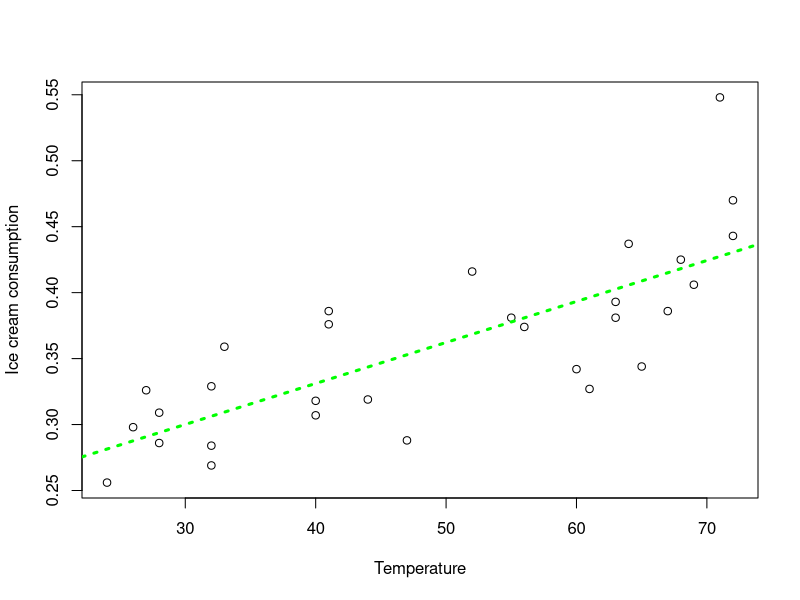
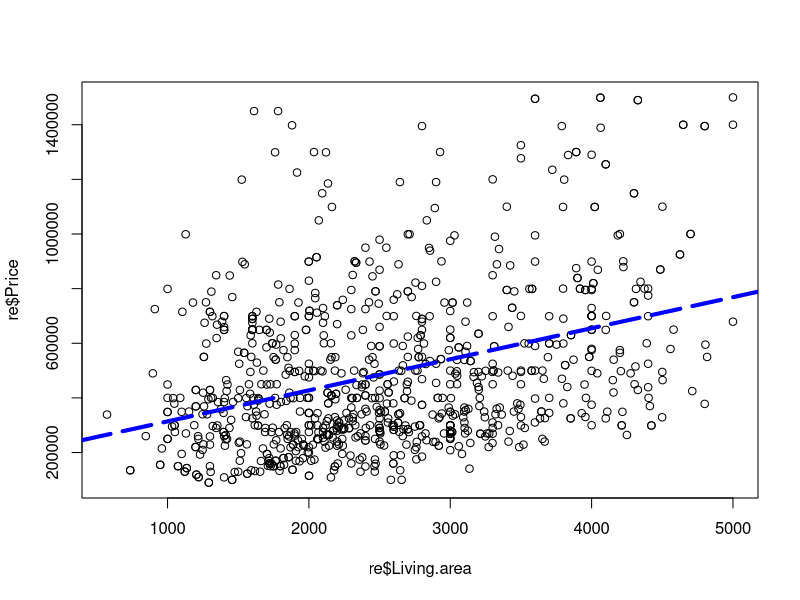
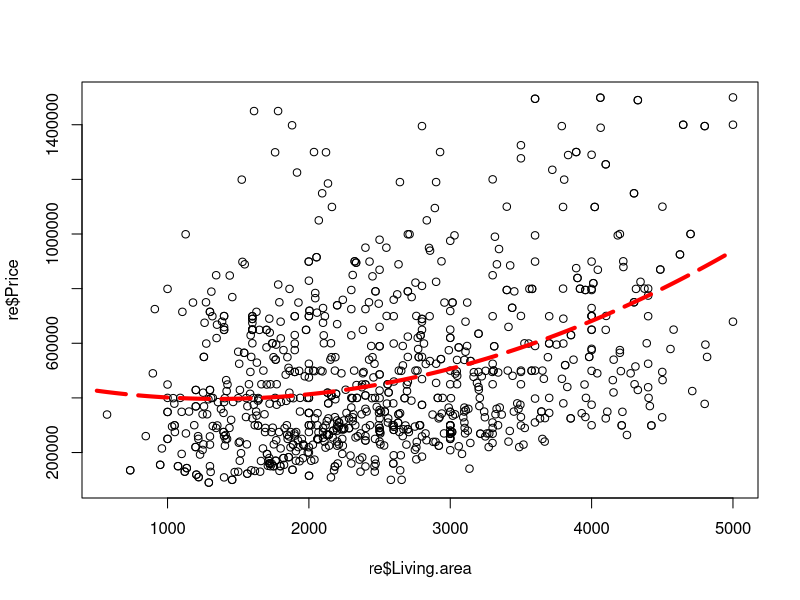
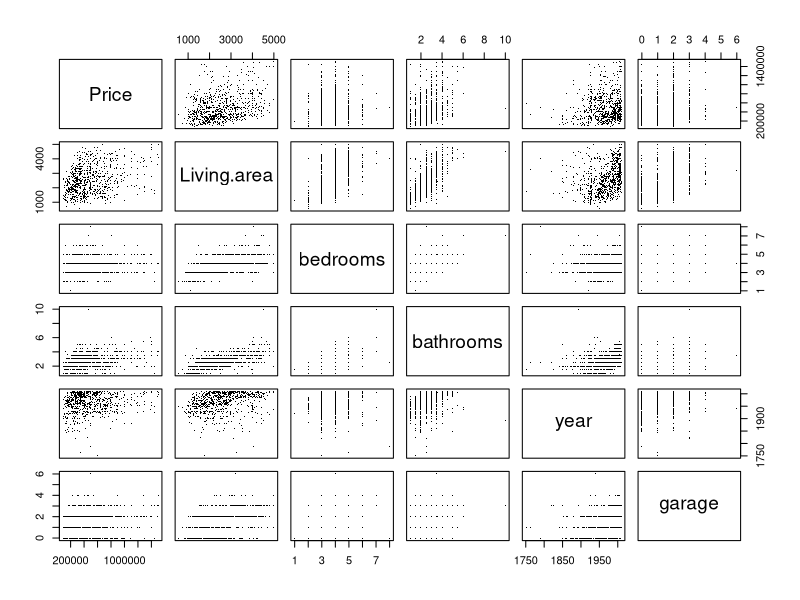

R code for these plots, in order:
# We read in ice cream data
Icecream = read.csv("icecream.csv") 

# We can now look at the summarized information about the data frame
summary(Icecream)

# We can also run the regression and store the properties in a data frame
# using this nwe syntax: 
icecream.lm = lm(cons ~ temp, data=Icecream)

# Then we can view the model in the data frame using the summary command:
summary(icecream.lm)

# We can see the coefficients as a vector
# For the sample
coef(icecream.lm)  

# Or we can see the confidence interval estimate for the intercept and slope:
# For the population
confint(icecream.lm)

# The we can create a simple plot of ice cream consumption versus 
# temperature
plot(Icecream$temp, Icecream$cons,
     xlab="Temperature", ylab="Ice cream consumption")

# and use the coefficients as an argument to the abline function
# to place the model onto the plot
abline(coef(icecream.lm), col="green", lwd=3, lty=3) 

# Now let us predict the ice cream sales when temperature is 50 degrees
# Since we want to be able to use this over and over again with different
# degrees, we are going to crate a new variable to store the input in
new.obs = data.frame(temp=80)

# Now we can call the variable called 'new.obs' and use it to predict the
# ice cream sale regardless of what what value it has:

# First we can do a simple point predicton of sales 
# 0.36223 pints of ice cream per person
predict(icecream.lm, newdata=new.obs) 

# We can also predict sales with a 95% confidence interval
# "i'm 95% sure that we will at least sell .3623 pints per person
# and at most we will sell 0.5485 pints per person"
predict(icecream.lm, newdata=new.obs, interval="predict") 

# To get started, we download the Real_Estate_sample.cvs
# file and load it into a data frame we call 're'
re = read.csv("Real_Estate_Sample.csv")
head(re)

# Then we can create a linear model between price and
# living area 
HouseSizeModel = lm(Price ~ Living.area, data=re)

# And we can look at the relationship between living 
# area and price and plot the model on this graph
plot(re$Living.area, re$Price)
abline(coef(HouseSizeModel), col="blue", lwd=4, lty=5)

# We can also see the model and/or coefficients:
summary(HouseSizeModel)
coef(HouseSizeModel)

# Now we re-run the model with a new quadratic formula
# to see if the relationship in non-linear
HouseSizeModel2 = lm(Price ~ Living.area+ I(Living.area^2), data=re)

# after looking at the summary, we want to throw away the Living.area
# variable and accept the I(Living.area^2) variable instead
summary(HouseSizeModel2)

# We can also graph the data and the predictive price for
# houses between 500 and 5000 square feet
plot(re$Living.area, re$Price)
new.obs = data.frame(Living.area=500:5000)
lines(500:5000, predict(HouseSizeModel2, newdata = new.obs), col="red", lwd=4, lty=5)

# ----------------------------------------------------
#############  MULTIPLE REGRESSION #################

# Let us work with a new set of data. Download the file called 
# Real_Estate_Sample.csv to your project folder and read in the file
# to a new data frame we will call 're'
re = read.csv("Real_Estate_Sample.csv")

# Now, lets look at the summary data
summary(re) 

# We will also look at the relationships in the data set with 
# the 'pairs() command that we covered before:
pairs(re, pch='.')  

# Now we can try crating a new regression model to predict the house price 
# based on all the other variables and see if they are good predictors
re.lm = lm(Price ~ Living.area + bedrooms + bathrooms + year + garage, data=re)
summary(re.lm)

# Now we have removed the ‘poor’ predictors that had 
# p values over 0.05 (we are building at a 95% confidence level). 
# So we removed the vairables ‘year’ and garage’ from the regression model.
re.lm = lm(Price ~ Living.area + bedrooms + bathrooms, data=re)

# Bedrooms estimate being a negative value is a sign of colinearity in the data
summary(re.lm)

# Now we want to look at the correlation between Price and # of Bedrooms 
# with negative estimated coefficient - just to check
cor(re$bedrooms, re$Price)

# Positive correlated items should not have a negative coefficient

# confidence intervals for coefficients
confint(re.lm)

# Lets use the model and create a prediction and prediction intervals 
# for a house we want to buy
new.obs = data.frame(Living.area=3000, bedrooms=3, bathrooms=2)

# see new data
new.obs

# 95% prediction interval for observation with given features
predict(re.lm, newdata = new.obs, interval="predict")

# -----------------------------------------
#######  COMPARING MODELS #####

# First we create two regression models with different
# number of predictor vaiables
modelA = lm(Price~bedrooms, data=re)
modelB = lm(Price~bedrooms + bathrooms+ Living.area, data=re)

# Since Model B is a nested model, we should compare them using F statistics
anova(modelA, modelB)

# Now we add a third model with some variables we think are 'non-linear'
modelC = lm(Price~ Living.area +I(Living.area^2) +bathrooms +I(bathrooms^2), data=re)

# Since Model C is a not a nested model, we should compare the models using AIC statistics
# The lowest AIC score indicates the best model
AIC(modelA, modelB, modelC)



